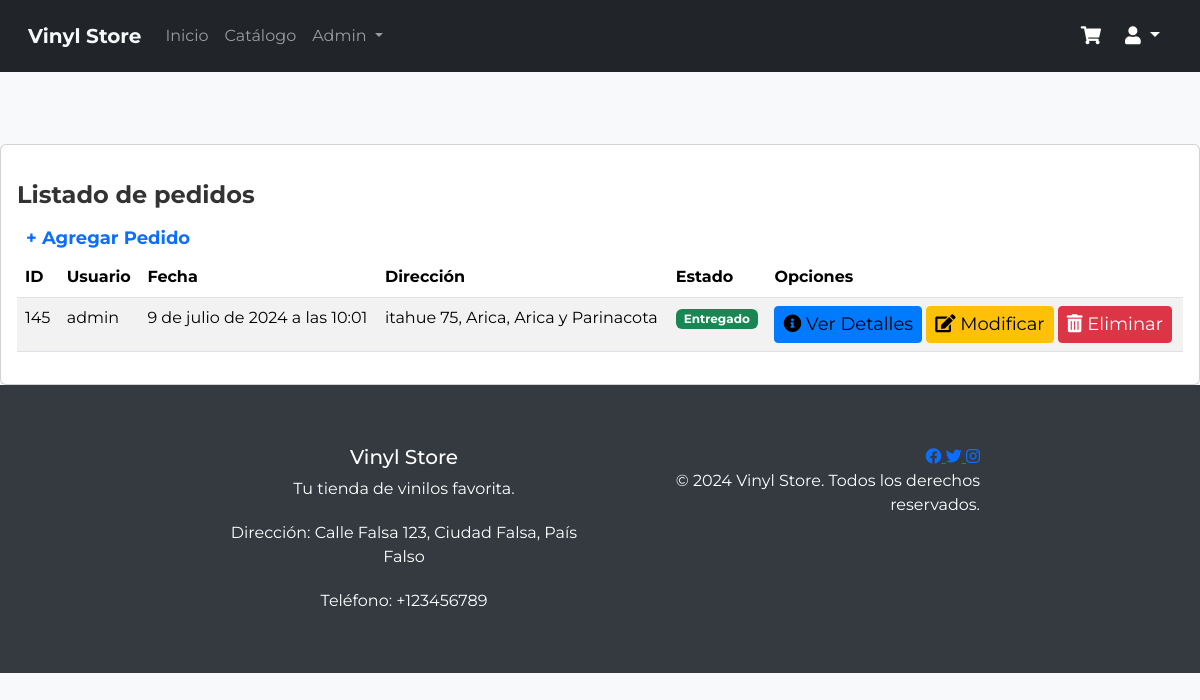
The page /pedidos (signed in) on the database its author committed.
### aplicacion/models.py (models this page shows, shortened)
class Pedido(models.Model):
    ESTADO_CHOICES = (
        ('Pendiente', 'Pendiente'),
        ('En_camino', 'En camino'),
        ('Entregado', 'Entregado'),
        ('Cancelado', 'Cancelado'),
    )
    user = models.ForeignKey(settings.AUTH_USER_MODEL, on_delete=models.SET_NULL, null=True)
    nombre_usuario = models.CharField(max_length=150)  # Campo para almacenar el nombre de usuario
    fecha_pedido = models.DateTimeField(auto_now_add=True)
    estado = models.CharField(max_length=20, choices=ESTADO_CHOICES, default='pendiente')

class DireccionEnvio(models.Model):
    pedido = models.OneToOneField('Pedido', on_delete=models.CASCADE, related_name='direccion_envio')
    calle = models.CharField(max_length=255)
    region = models.CharField(max_length=100, choices=REGIONES_CHILE)
    ciudad = models.CharField(max_length=100, choices=CIUDADES_CHILE)
    codigo_postal = models.CharField(max_length=10)

### aplicacion/views.py (the view)
# urls.py: path('pedidos',pedidos,name='pedidos'),
@permission_required('aplicacion.add_disco')
def pedidos(request):
    pedidos=Pedido.objects.all()
    page = request.GET.get('page', 1)
    try:
        paginator = Paginator(pedidos, 5)
        pedidos =  paginator.page(page)
    except:
        raise Http404
    datos= {
        'entity':pedidos,
        'paginator': paginator
    }
    return render(request,'aplicacion/administrador/pedidos.html', datos)

### aplicacion/templates/aplicacion/administrador/pedidos.html (shortened to what this page needs)
{% extends "aplicacion/base.html" %}
{% load static %}
{% block content %}
<br><br><br>
<div class="card">
    <div class="card-body">
        <h2>Listado de pedidos</h2>
        <a href="{% url "crearpedido" %}" role='button' class='btn btn-sm text-primary' style="font-weight:bold">+ Agregar Pedido</a>
        <div class="table-responsive">
            <table class="table table-striped table-hover">
                <thead>
                    <tr>
                        <th>ID</th>
                        <th>Usuario</th>
                        <th>Fecha</th>
                        <th>Dirección</th>
                        <th>Estado</th>
                        <th>Opciones</th>
                    </tr>
                </thead>
                <tbody>
                    {% for p in entity %}
                    <tr>
                        <td>{{ p.id }}</td>
                        <td>{{ p.nombre_usuario }}</td>
                        <td>{{ p.fecha_pedido }}</td>
                        <td>{{ p.direccion_envio.calle }}, {{ p.direccion_envio.ciudad }}, {{ p.direccion_envio.region }}</td>
                        <td>
                            <span class="badge {% if p.estado == 'En_camino' %}bg-warning text-white{% elif p.estado == 'Entregado' %}bg-success text-white{% elif p.estado == 'Cancelado' %}bg-danger text-white{% endif %}">{{ p.estado }}</span>
                        </td>
                        <td>
                            <a href="{% url 'detalles_pedido' p.id %}" class="btn btn-info btn-sm" style="background-color: #007bff; border-color: #007bff;">
                                <i class="fas fa-info-circle"></i> Ver Detalles
                            </a>
                            <a href="{% url 'modificarpedido' p.id %}" class="btn btn-warning btn-sm">
                                <i class="fas fa-edit"></i> Modificar
                            </a>
                            <a href="{% url 'eliminarpedido' p.id %}" role="button" class="btn btn-danger btn-sm">
                                <i class="fas fa-trash-alt"></i> Eliminar
                            </a>
                        </td>
                    </tr>
                    {% endfor %}
                </tbody>
            </table>
        </div>
    </div>
</div>
{% endblock %}

### aplicacion/static/aplicacion/css/main.css (style rules this page uses)
body { font-family: 'Montserrat', sans-serif; background-color: #f8f9fa; margin-bottom: 0; }
h2 { margin-top: 20px; margin-bottom: 20px; }
.btn { font-size: 18px; }
h2 { font-size: 1.5rem; font-weight: bold; color: #333; margin-bottom: 10px; }

### rows shown on the page
Pedido: id "145", nombre_usuario "admin", fecha_pedido "9 de julio de 2024 a las 10:01", direccion_envio.calle "itahue 75", direccion_envio.ciudad "Arica", direccion_envio.region "Arica y Parinacota", estado "Entregado"
